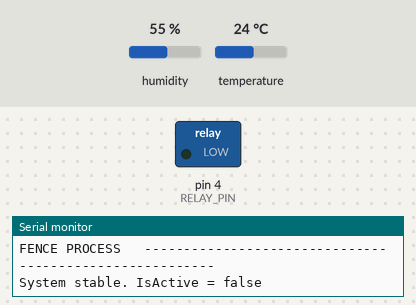
Bench run of a sketch on a simulated Arduino Uno, built with avr-gcc and run on an emulated ATmega328P. On the bench: switched loads named in the sketch (green lamp = pin HIGH), the last lines printed to the serial monitor. The test bench sets the inputs (shaded band); at power-on: temperature 24 °C, humidity 55 %.

Above: at 5.9 s.
6.0 s: temperature set to 27 °C
At 11.5 s:
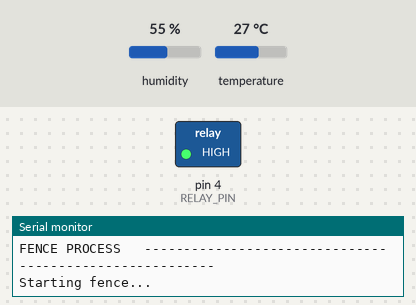
12.2 s: temperature set to 12 °C
At 16.0 s:
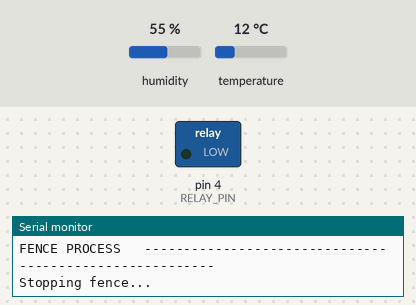
Timing chart, 0 to 17.5 s (numbered marks = the images above; inputs shaded):
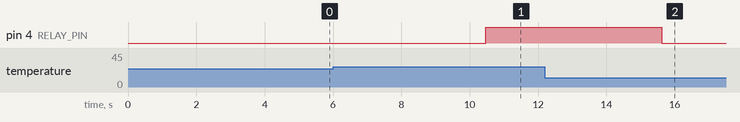

The sketch:

ProjetVentilo.ino
```cpp
#include <DHT.h>
#include "TemperatureManager.h"
#include "FenceManager.h"

#define DHT_PIN 2
#define RELAY_PIN 4

#define DELAY_CYCLE 5000

FenceManager fenceManager(RELAY_PIN);
TemperatureManager tempManager(DHT_PIN);

void setup() {
  Serial.begin(9600);

  tempManager.begin();
  fenceManager.begin();
}

void loop() {
  Serial.println("\nENVIRONEMENT \t--------------------------------------------------------");
  float temperature = tempManager.getTemperature();
  float humidity = tempManager.getHumidity();

  Serial.println("\nFENCE PROCESS \t--------------------------------------------------------");
  fenceManager.fenceProcess(temperature);


  delay(DELAY_CYCLE);
}
```

FenceManager.cpp
```cpp
#include "FenceManager.h"

FenceManager::FenceManager(uint8_t pin)
  : relayPin(pin), isActive(false) {}

void FenceManager::begin() {
  pinMode(relayPin, OUTPUT);
  StopFence();
}

void FenceManager::fenceProcess(float temperature) {
  if (temperature >= TEMP_MAX && !isActive) {
    Serial.println("Starting fence...");
    StartFence();
  } else if (temperature <= TEMP_MIN && isActive) {
    Serial.println("Stopping fence...");
    StopFence();
  } else {
    Serial.print("System stable. IsActive = ");
    Serial.println(isActive ? "true" : "false");
  }
}

void FenceManager::StartFence() {
  digitalWrite(relayPin, HIGH);
  isActive = true;
}

void FenceManager::StopFence() {
  digitalWrite(relayPin, LOW);
  isActive = false;
}

bool FenceManager::getStatus() const {
  return isActive;
}
```

FenceManager.h
```cpp
#ifndef FENCE_MANAGER_H
#define FENCE_MANAGER_H

#include <Arduino.h>

#define TEMP_MAX 26.00
#define TEMP_MIN 25.80

class FenceManager {
public:
    FenceManager(uint8_t pin);
    void begin();
    bool getStatus() const;
    void fenceProcess(float temperature);

private:
    uint8_t relayPin;
    bool isActive;
    void StartFence();
    void StopFence();
};

#endif
```

TemperatureManager.cpp
```cpp
#include "TemperatureManager.h"

TemperatureManager::TemperatureManager(uint8_t pin)
  : dht(pin, DHT11) {}

void TemperatureManager::begin() {
  dht.begin();
}

float TemperatureManager::getTemperature() {

  float temperature = dht.readTemperature();

  Serial.print("Temperature: ");
  Serial.print(temperature);
  Serial.println(" *C");

  return temperature;
}

float TemperatureManager::getHumidity() {

  float humidity = dht.readHumidity();

  Serial.print("Humidity: ");
  Serial.print(humidity);
  Serial.println(" %");

  return humidity;
}
```

TemperatureManager.h
```cpp
#ifndef TEMPERATUREMANAGER_H
#define TEMPERATUREMANAGER_H

#include "DHT.h"

class TemperatureManager {
public:
    TemperatureManager(uint8_t pin);
    void begin();
    float getTemperature();
    float getHumidity();

private:
    DHT dht;
};

#endif
```

Measured:
- the behaviour switches between 25 and 26 °C on temperature (found by bisection; images 0 and 1)
- after the input at 6.0 s, pin 4 (RELAY_PIN): LOW → HIGH after 4.5 s
- after the input at 12.2 s, pin 4 (RELAY_PIN): HIGH → LOW after 3.4 s
